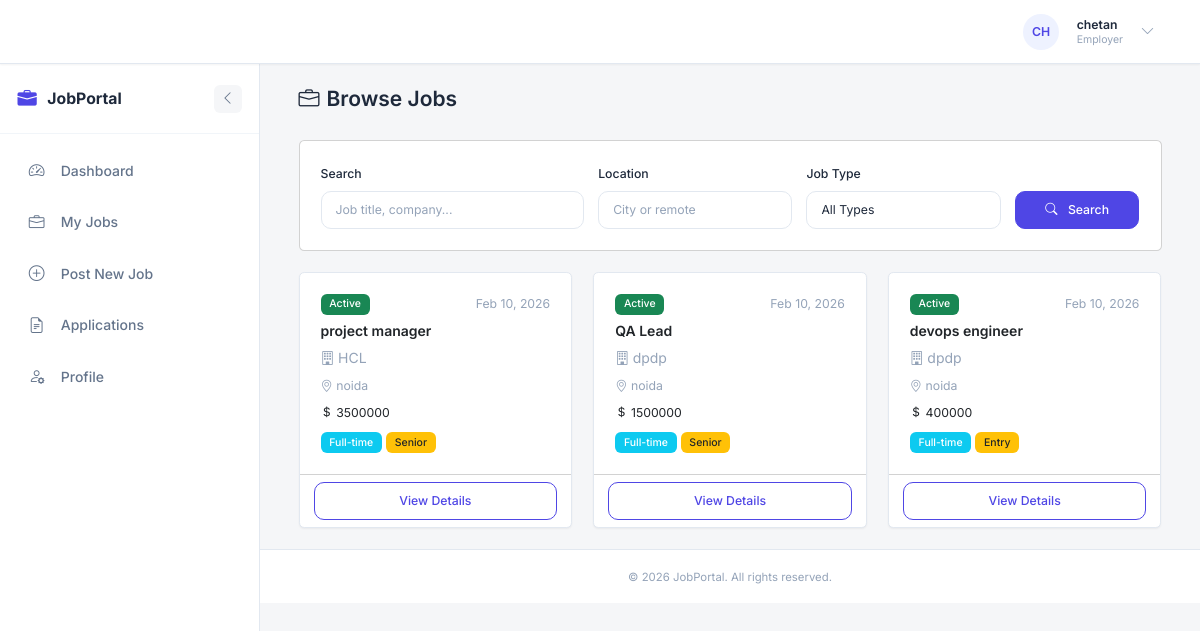
The page /jobs (signed in) on the database its author committed.
### models.py (models this page shows, shortened)
class User(db.Model, UserMixin):
    __tablename__ = 'users'
    id = db.Column(db.Integer, primary_key=True)
    name = db.Column(db.String(100), nullable=False)
    email = db.Column(db.String(120), unique=True, nullable=False, index=True)
    password_hash = db.Column(db.String(128), nullable=False)
    role = db.Column(db.String(20), nullable=False)  # admin, employer, jobseeker
    created_at = db.Column(db.DateTime, default=datetime.utcnow)
    updated_at = db.Column(db.DateTime, default=datetime.utcnow, onupdate=datetime.utcnow)
    profile = db.relationship('Profile', back_populates='user', uselist=False, cascade='all, delete-orphan')
    jobs = db.relationship('Job', back_populates='employer', foreign_keys='Job.employer_id', cascade='all, delete-orphan')
    applications = db.relationship('Application', back_populates='jobseeker', foreign_keys='Application.jobseeker_id', cascade='all, delete-orphan')
    @property
    def password(self):
        """Prevent direct password access"""
        raise AttributeError('Password is not readable')
    def is_admin(self):
        return self.role == 'admin'
    def is_employer(self):
        return self.role == 'employer'
    def is_jobseeker(self):
        return self.role == 'jobseeker'
    def get_role_display(self):
        roles = {
            'admin': 'Admin',
            'employer': 'Employer',
            'jobseeker': 'Jobseeker'
        }
        return roles.get(self.role, self.role)

class Job(db.Model):
    __tablename__ = 'jobs'
    id = db.Column(db.Integer, primary_key=True)
    title = db.Column(db.String(200), nullable=False)
    description = db.Column(db.Text, nullable=False)
    company_name = db.Column(db.String(200), nullable=False)
    company_description = db.Column(db.Text, nullable=True)
    location = db.Column(db.String(200), nullable=False)
    salary = db.Column(db.String(100), nullable=True)  # Can be range or specific amount
    salary_min = db.Column(db.Integer, nullable=True)
    salary_max = db.Column(db.Integer, nullable=True)
    job_type = db.Column(db.String(50), nullable=True)  # Full-time, Part-time, Contract, etc.
    experience_level = db.Column(db.String(50), nullable=True)  # Entry, Mid, Senior
    required_skills = db.Column(db.Text, nullable=True)  # Comma-separated
    benefits = db.Column(db.Text, nullable=True)
    how_to_apply = db.Column(db.Text, nullable=True)
    application_email = db.Column(db.String(120), nullable=True)
    status = db.Column(db.String(20), default='active')  # active, closed, draft
    views_count = db.Column(db.Integer, default=0)
    employer_id = db.Column(db.Integer, db.ForeignKey('users.id'), nullable=False, index=True)
    created_at = db.Column(db.DateTime, default=datetime.utcnow)
    updated_at = db.Column(db.DateTime, default=datetime.utcnow, onupdate=datetime.utcnow)
    deadline = db.Column(db.DateTime, nullable=True)
    employer = db.relationship('User', back_populates='jobs', foreign_keys=[employer_id])
    applications = db.relationship('Application', back_populates='job', cascade='all, delete-orphan')
    @hybrid_property
    def application_count(self):
        """Optimized application count using hybrid property - avoids loading full relationship"""
        return len(self.applications)
    def get_status_display(self):
        statuses = {
            'active': 'Active',
            'closed': 'Closed',
            'draft': 'Draft'
        }
        return statuses.get(self.status, self.status)

### main/routes.py (the view)
@main.route('/jobs')
def jobs():
    page = request.args.get('page', 1, type=int)
    search = request.args.get('search', '')
    location = request.args.get('location', '')
    job_type = request.args.get('type', '')
    experience = request.args.get('experience', '')
    query = Job.query.filter_by(status='active')
    if search:
        query = query.filter(
            (Job.title.contains(search)) |
            (Job.company_name.contains(search)) |
            (Job.description.contains(search))
        )
    if location:
        query = query.filter(Job.location.contains(location))
    if job_type:
        query = query.filter(Job.job_type == job_type)
    if experience:
        query = query.filter(Job.experience_level == experience)
    jobs = query.order_by(Job.created_at.desc()).paginate(
        page=page, per_page=9, error_out=False
    )
    return render_template('jobs.html', jobs=jobs)

### app.py (called while the page is built)
@login_manager.user_loader
def load_user(user_id):
    return User.query.get(int(user_id))

@app.context_processor
def inject_sidebar_state():
    is_auth = getattr(current_user, 'is_authenticated', False)
    if is_auth:
        sidebar_collapsed = request.cookies.get('sidebar_collapsed', 'false') == 'true'
    else:
        sidebar_collapsed = False
    return dict(sidebar_collapsed=sidebar_collapsed)

### templates/jobs.html (shortened to what this page needs)
{% extends "base.html" %}
{% block content %}
<div class="container">
    <div class="d-flex justify-content-between align-items-center mb-4">
        <h2><i class="bi bi-briefcase me-2"></i>Browse Jobs</h2>
    </div>
    <div class="card mb-4">
        <div class="card-body">
            <form method="GET" action="{{ url_for('main.jobs') }}" class="row g-3">
                <div class="col-md-4">
                    <label class="form-label">Search</label>
                    <input type="text" name="q" class="form-control" placeholder="Job title, company..."
                           value="{{ request.args.get('q', '') }}">
                </div>
                <div class="col-md-3">
                    <label class="form-label">Location</label>
                    <input type="text" name="location" class="form-control" placeholder="City or remote"
                           value="{{ request.args.get('location', '') }}">
                </div>
                <div class="col-md-3">
                    <label class="form-label">Job Type</label>
                    <select name="type" class="form-select">
                        <option value="">All Types</option>
                    </select>
                </div>
                <div class="col-md-2 d-flex align-items-end">
                    <button type="submit" class="btn btn-primary w-100">
                        <i class="bi bi-search me-1"></i>Search
                    </button>
                </div>
            </form>
        </div>
    </div>
    {% if jobs.items %}
        <div class="row g-4">
            {% for job in jobs.items %}
                <div class="col-md-6 col-lg-4">
                    <div class="card h-100 shadow-sm job-card">
                        <div class="card-body">
                            <div class="d-flex justify-content-between align-items-start mb-2">
                                <span class="badge bg-{{ 'success' if job.status == 'active' else 'secondary' }}">
                                    {{ job.get_status_display() }}
                                </span>
                                <small class="text-muted">{{ job.created_at.strftime('%b %d, %Y') }}</small>
                            </div>
                            <h5 class="card-title">{{ job.title }}</h5>
                            <p class="card-text text-muted mb-2">
                                <i class="bi bi-building me-1"></i>{{ job.company_name }}
                            </p>
                            <p class="card-text text-muted small mb-2">
                                <i class="bi bi-geo-alt me-1"></i>{{ job.location }}
                            </p>
                            {% if job.salary %}
                                <p class="card-text small mb-2">
                                    <i class="bi bi-currency-dollar me-1"></i>{{ job.salary }}
                                </p>
                            {% endif %}
                            {% if job.job_type %}
                                <span class="badge bg-info">{{ job.job_type }}</span>
                            {% endif %}
                            {% if job.experience_level %}
                                <span class="badge bg-warning text-dark">{{ job.experience_level }}</span>
                            {% endif %}
                        </div>
                        <div class="card-footer bg-transparent">
                            <a href="{{ url_for('main.job_detail', job_id=job.id) }}" class="btn btn-outline-primary w-100">
                                View Details
                            </a>
                        </div>
                    </div>
                </div>
            {% endfor %}
        </div>
    {% else %}
        <div class="text-center py-5">
            <i class="bi bi-inbox display-1 text-muted"></i>
            <h4 class="mt-3">No Jobs Found</h4>
            <p class="text-muted">Try adjusting your search criteria.</p>
        </div>
    {% endif %}
</div>
{% endblock %}

### templates/base.html (shortened to what this page needs)
<!DOCTYPE html>
<html lang="en">
<head>
    <link href="https://cdn.jsdelivr.net/npm/bootstrap@5.3.2/dist/css/bootstrap.min.css" rel="stylesheet">
    <link href="https://cdn.jsdelivr.net/npm/bootstrap-icons@1.11.1/font/bootstrap-icons.css" rel="stylesheet">
    <link rel="stylesheet" href="{{ url_for('static', filename='css/main.css') }}">
</head>
<body>
    {% if current_user.is_authenticated %}
    <nav class="navbar navbar-expand-lg">
        <div class="container-fluid px-3">
            <a class="navbar-brand" href="{{ url_for('main.home') }}">
                <i class="bi bi-briefcase-fill"></i>
                <span >JobPortal</span>
            </a>
            <div class="collapse navbar-collapse" id="navbarNav">
                <ul class="navbar-nav ms-auto align-items-center">
                    {% if current_user.is_admin() %}
                        <li class="nav-item">
                            <a class="nav-link {% if request.endpoint and request.endpoint.startswith('admin.dashboard') %}active{% endif %}" href="{{ url_for('admin.dashboard') }}">
                                <i class="bi bi-speedometer2 me-1"></i>Dashboard
                            </a>
                        </li>
                    {% elif current_user.is_employer() %}
                        <li class="nav-item">
                            <a class="nav-link {% if request.endpoint and request.endpoint.startswith('employer.dashboard') %}active{% endif %}" href="{{ url_for('employer.dashboard') }}">
                                <i class="bi bi-speedometer2 me-1"></i>Dashboard
                            </a>
                        </li>
                    {% elif current_user.is_jobseeker() %}
                        <li class="nav-item">
                            <a class="nav-link {% if request.endpoint and request.endpoint.startswith('jobseeker.dashboard') %}active{% endif %}" href="{{ url_for('jobseeker.dashboard') }}">
                                <i class="bi bi-speedometer2 me-1"></i>Dashboard
                            </a>
                        </li>
                    {% endif %}
                    <li class="nav-item dropdown ms-2">
                        <a class="user-dropdown d-flex align-items-center" href="#" role="button" data-bs-toggle="dropdown" aria-expanded="false">
                            <div class="avatar">
                                {{ current_user.name[:2].upper() }}
                            </div>
                            <div class="user-info d-none d-md-block ms-2">
                                <div class="user-name">{{ current_user.name }}</div>
                                <div class="user-role">{{ current_user.get_role_display() }}</div>
                            </div>
                            <i class="bi bi-chevron-down ms-2 text-muted"></i>
                        </a>
                    </li>
                </ul>
            </div>
        </div>
    </nav>
    <div class="d-flex">
        <aside class="sidebar-wrapper {% if sidebar_collapsed %}collapsed{% endif %}" id="sidebarWrapper">
            <div class="sidebar-header">
                <a class="sidebar-brand" href="{{ url_for('main.home') }}">
                    <i class="bi bi-briefcase-fill"></i>
                    <span class="sidebar-label">JobPortal</span>
                </a>
                <button class="sidebar-toggle" id="sidebarToggle" title="Toggle Sidebar">
                    <i class="bi {% if sidebar_collapsed %}bi-chevron-right{% else %}bi-chevron-left{% endif %}"></i>
                </button>
            </div>
            <nav class="sidebar-nav">
                <ul class="nav flex-column">
                    {% if current_user.is_admin() %}
                        {% include 'admin/sidebar.html' %}
                    {% elif current_user.is_employer() %}
                        {% include 'employer/sidebar.html' %}
                    {% elif current_user.is_jobseeker() %}
                        {% include 'jobseeker/sidebar.html' %}
                    {% endif %}
                </ul>
            </nav>
        </aside>
        <main class="main-wrapper flex-grow-1">
            <div class="main-content flex-grow-1">
                {% block content %}{% endblock %}
            </div>
            <footer class="footer">
                <span>&copy; 2026 JobPortal. All rights reserved.</span>
            </footer>
        </main>
    </div>
    {% endif %}
</body>
</html>

### rows shown on the page
User: name "CH", name "chetan", role "Employer"
Job: status "Active", created_at "Feb 10, 2026", title "project manager", company_name "HCL", location "noida", salary "3500000", job_type "Full-time", experience_level "Senior"
Job: status "Active", created_at "Feb 10, 2026", title "QA Lead", company_name "dpdp", location "noida", salary "1500000", job_type "Full-time", experience_level "Senior"
Job: status "Active", created_at "Feb 10, 2026", title "devops engineer", company_name "dpdp", location "noida", salary "400000", job_type "Full-time", experience_level "Entry"
